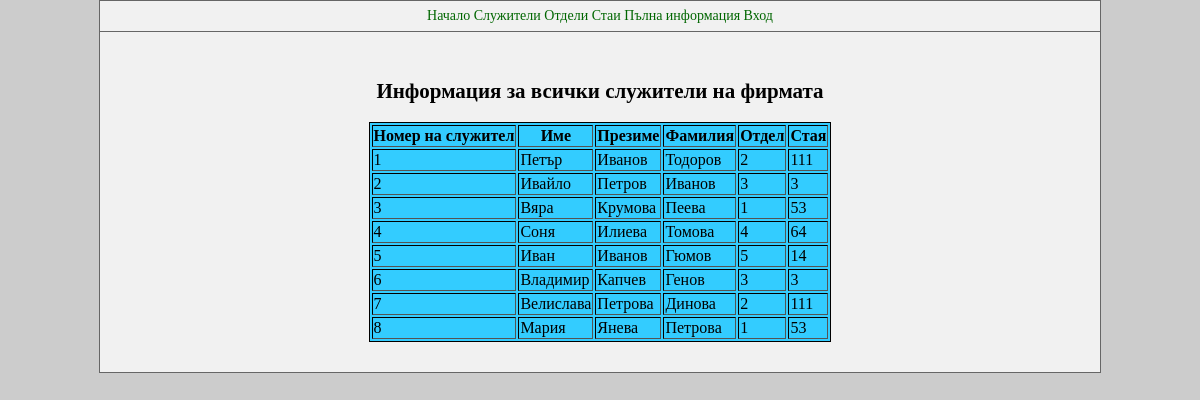
Screenshot of /all.php with the database file from the repository.
### tables this page shows
CREATE TABLE `employee` (
  `pers_id` int(10) UNSIGNED NOT NULL,
  `first` varchar(20) NOT NULL,
  `father` varchar(20) NOT NULL,
  `last` varchar(20) NOT NULL,
  `sex` enum('мъж','жена') NOT NULL,
  `b_day` date NOT NULL,
  `city` varchar(50) NOT NULL,
  `street` varchar(100) NOT NULL,
  `phone` varchar(20) NOT NULL,
  `depart_id` int(10) UNSIGNED NOT NULL,
  `room_id` int(10) UNSIGNED NOT NULL
);

CREATE TABLE `departments` (
  `depart_id` int(10) UNSIGNED NOT NULL,
  `depart` varchar(50) NOT NULL,
  `function` varchar(100) NOT NULL
);

CREATE TABLE `rooms` (
  `room_id` int(10) UNSIGNED NOT NULL,
  `floor` int(1) UNSIGNED NOT NULL,
  `l_r` set('Ляво','Дясно') NOT NULL,
  `square_surface` decimal(10,2) UNSIGNED NOT NULL
);

### all.php (the view, shortened to what this page needs)
<html>
<head>
<link href="site.css" rel="stylesheet" type="text/css"/>
</head>
<body>
<div id="main">
	<?php include "menu.php";?>
	<div id="content">
	<center>
	<h2> Информация за всички служители на фирмата</h2>
	<table border="1">
	<tr>
	<th> Номер на служител</th>
	<th> Име </th>
	<th> Презиме</th>
	<th> Фамилия </th>
	<th> Отдел </th>
	<th> Стая </th>
	</tr>
<?php include "db.php";
	$query="SELECT employee.*,departments.*,rooms.*
	FROM employee
	LEFT JOIN departments
	ON employee.depart_id = departments.depart_id
	LEFT JOIN rooms ON employee.room_id= rooms.room_id
	ORDER BY pers_id";
	if($result=mysqli_query($link,$query))
	{
		while($row=mysqli_fetch_assoc($result)){
	?>
<tr>
	<td><?php echo$row['pers_id'];?></td>
	<td><?php echo$row['first'];?></td>
	<td><?php echo$row['father'];?></td>
	<td><?php echo$row['last'];?></td>
	<td><?php echo$row['depart_id'];?></td>
	<td><?php echo$row['room_id'];?></td>
</tr>
<?php
			}
	}
	else
	{
?>
<tr><td colspan='4' align='center'> Няма записи</td></tr>
<?php
	}
?>
	</table>
	</center>
	</div>
</div>
</body>
</html>

### menu.php
<div id="menu">
	<a href="index.php"> Начало </a>
	<a href="employee.php">Служители</a>
	<a href="departments.php"> Отдели</a>
	<a href="rooms.php"> Стаи</a>
	<a href="all.php"> Пълна информация</a>
<?php
if(isset($_SESSION['user']))
{
?>
	<a href="add_room.php"> Добави стая</a>
	<a href="add_department.php"> Добави отдел</a>
	<a href="add_employee.php"> Добави работник</a>
	<a href="logout.php"> Изход </a>
<?php
}
else
{
?>
<a href="login.php">Вход</a>
<?php
}
?>
	</div>

### site.css (style rules this page uses)
body { background-color:#CCC; font-size:14px; margin:0px; padding:0px; }
table { border:1px solid black; background-color:#33CCFF; }
#main { width:1000px; margin:0 auto; border:1px solid #666; background-color:#F1F1F1; }
#menu { height:30px; border-bottom:1px solid #666; text-align:center; line-height:30px; }
#menu a { color:#006600; text-decoration:none; }
#content { padding:30px; min_height:500px; }

### rows the page displays
employee: pers_id "1", first "Петър", father "Иванов", last "Тодоров", depart.depart_id "2", room.room_id "111"
employee: pers_id "2", first "Ивайло", father "Петров", last "Иванов", depart.depart_id "3", room.room_id "3"
employee: pers_id "3", first "Вяра", father "Крумова", last "Пеева", depart.depart_id "1", room.room_id "53"
employee: pers_id "4", first "Соня", father "Илиева", last "Томова", depart.depart_id "4", room.room_id "64"
employee: pers_id "5", first "Иван", father "Иванов", last "Гюмов", depart.depart_id "5", room.room_id "14"
employee: pers_id "6", first "Владимир", father "Капчев", last "Генов", depart.depart_id "3", room.room_id "3"
employee: pers_id "7", first "Велислава", father "Петрова", last "Динова", depart.depart_id "2", room.room_id "111"
employee: pers_id "8", first "Мария", father "Янева", last "Петрова", depart.depart_id "1", room.room_id "53"
